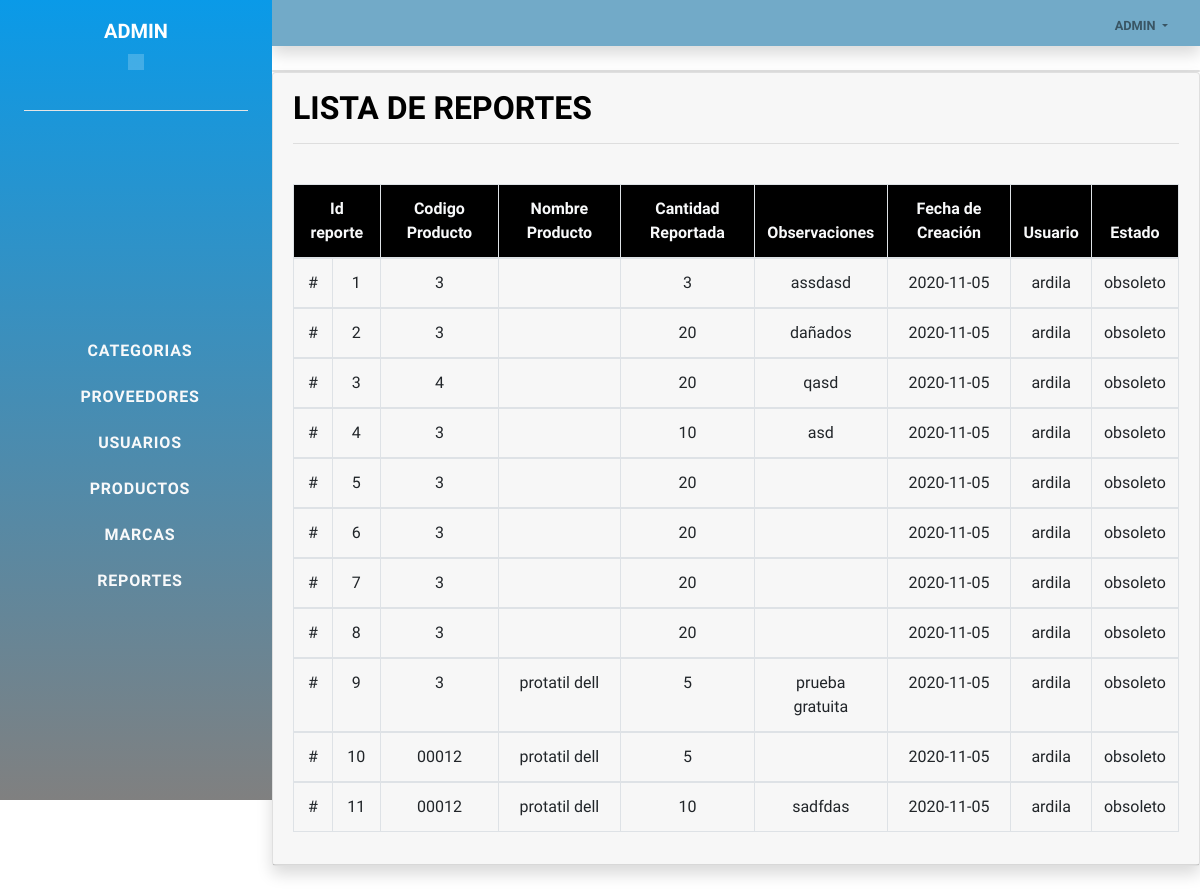
The page /codigo/pre_consultar_reportes.php (signed in) on the database as committed earlier.
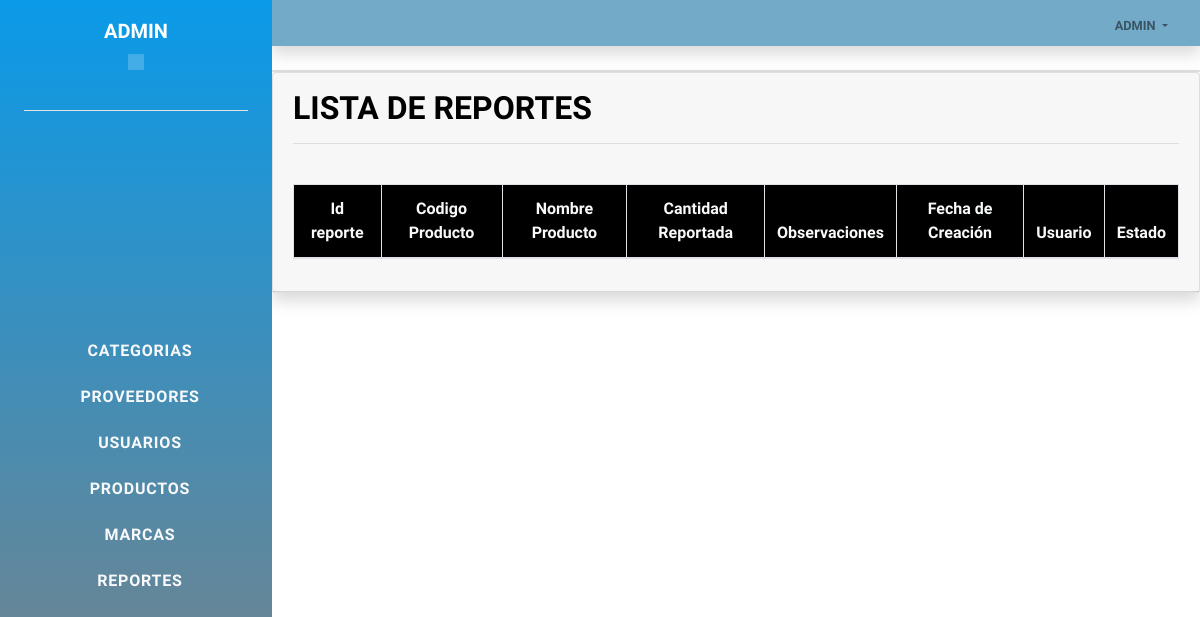
The same page on the database as committed later.
### tables this page shows
CREATE TABLE IF NOT EXISTS `ingresos_det` (
  `id_ing_det` int(5) NOT NULL AUTO_INCREMENT,
  `fecha_creacion` date NOT NULL,
  `usuario_modificacion` varchar(11) NOT NULL,
  `usuario_creacion` varchar(11) NOT NULL,
  `cantidad` varchar(5) NOT NULL,
  `fk_id_estado` varchar(4) NOT NULL,
  `fk_id_ing_enc` varchar(5) NOT NULL,
  `fk_id_producto` varchar(5) NOT NULL,
  PRIMARY KEY (`id_ing_det`)
);

CREATE TABLE IF NOT EXISTS `estados` (
  `id_estado` int(5) NOT NULL AUTO_INCREMENT,
  `nombre_estado` varchar(20) NOT NULL,
  PRIMARY KEY (`id_estado`)
);

### codigo/pre_consultar_reportes.php (the view, shortened to what this page needs)
<!DOCTYPE html>
<html lang="en">
<head>
    <link href="../vendor/bootstrap/css/bootstrap.min.css" rel="stylesheet">
<link href="../vendor/fontawesome-free/css/all.min.css" rel="stylesheet">
<link href="https://unpkg.com/ionicons@4.5.10-0/dist/css/ionicons.min.css" rel="stylesheet">
<link href="../css/resume.min.css" rel="stylesheet">
</head>
<body>
    <?php
      include("../menu_admin/columna.php");
    ?>
<?php
include("../menu_admin/banner.php");
?>
<div class="card">
</div>
    <div class="card shadow mb-4">
            <div class="card-header py-3">
                    <h3 class="m-0 font-weight-bold" style="color: black;">Lista de reportes</h3>
                    <hr>
                    <br>
    <table class="table table-responsive-xl table-bordered  table-ligth table-hover " >
<thead style="background-color: black;" class="text-light" >
    <tr align="center" >
        <th colspan="2">Id reporte</th>
        <th>Codigo Producto</th>
        <th>Nombre Producto</th>
        <th>Cantidad Reportada</th>
        <th>Observaciones</th>
        <th>Fecha de Creaci&oacute;n</th>
        <th>Usuario</th>
        <th>Estado</th>
    </tr>
</thead>
    <?php
    include("conexion.php");
    $consulta="SELECT * FROM ingresos_det a INNER JOIN estados b ON a.fk_id_estado=b.id_estado";
    if(!$resultado=$db->query($consulta)){
    die('hay un error con la consulta o los datos no existen vuelve a comprobar !!![' . $db->error . ']');
    }
    while($fila=$resultado->fetch_assoc()){
        $bid_ing_det=stripslashes($fila['id_ing_det']);
        $bfk_id_producto=stripslashes($fila['fk_id_producto']);
        $bnombre_producto=stripslashes($fila['nombre_producto']);
        $bcantidad=stripslashes($fila['cantidad']);
        $bobservaciones=stripslashes($fila['observacion']);
        $bfecha_creacion=stripslashes($fila['fecha_creacion']);
        $busuario_creacion=stripslashes($fila['usuario_creacion']);
        $bnombre_estado=stripslashes($fila['nombre_estado']);
        echo "<tbody align='center'>";
        echo "<tr>";
        echo "<td>#</td>";
        echo "<td class='id_prov'>$bid_ing_det</td>";
        echo "<td>$bfk_id_producto</td>";
        echo "<td>$bnombre_producto</td>";
        echo "<td>$bcantidad</td>";
        echo "<td>$bobservaciones</td>";
        echo "<td>$bfecha_creacion</td>";
        echo "<td>$busuario_creacion</td>";
        echo "<td>$bnombre_estado</td>";
        echo "</tr>";
        echo "</tbody>";
    }
    ?>
 </table>
</div>
</div>
</body>
</html>

Rows that differ between the two databases and show on the page:
removed ingresos_det: id_ing_det "1", fk_id_producto "3", cantidad "3", observacion "assdasd", fecha_creacion "2020-11-05", usuario_creacion "ardila", estados.nombre_estado "obsoleto"
removed ingresos_det: id_ing_det "2", fk_id_producto "3", cantidad "20", observacion "dañados", fecha_creacion "2020-11-05", usuario_creacion "ardila", estados.nombre_estado "obsoleto"
removed ingresos_det: id_ing_det "3", fk_id_producto "4", cantidad "20", observacion "qasd", fecha_creacion "2020-11-05", usuario_creacion "ardila", estados.nombre_estado "obsoleto"
removed ingresos_det: id_ing_det "4", fk_id_producto "3", cantidad "10", observacion "asd", fecha_creacion "2020-11-05", usuario_creacion "ardila", estados.nombre_estado "obsoleto"
removed ingresos_det: id_ing_det "5", fk_id_producto "3", cantidad "20", fecha_creacion "2020-11-05", usuario_creacion "ardila", estados.nombre_estado "obsoleto"
removed ingresos_det: id_ing_det "6", fk_id_producto "3", cantidad "20", fecha_creacion "2020-11-05", usuario_creacion "ardila", estados.nombre_estado "obsoleto"
removed ingresos_det: id_ing_det "7", fk_id_producto "3", cantidad "20", fecha_creacion "2020-11-05", usuario_creacion "ardila", estados.nombre_estado "obsoleto"
removed ingresos_det: id_ing_det "8", fk_id_producto "3", cantidad "20", fecha_creacion "2020-11-05", usuario_creacion "ardila", estados.nombre_estado "obsoleto"
removed ingresos_det: id_ing_det "9", fk_id_producto "3", nombre_producto "protatil dell", cantidad "5", observacion "prueba gratuita", fecha_creacion "2020-11-05", usuario_creacion "ardila", estados.nombre_estado "obsoleto"
removed ingresos_det: id_ing_det "10", fk_id_producto "00012", nombre_producto "protatil dell", cantidad "5", fecha_creacion "2020-11-05", usuario_creacion "ardila", estados.nombre_estado "obsoleto"
removed ingresos_det: id_ing_det "11", fk_id_producto "00012", nombre_producto "protatil dell", cantidad "10", observacion "sadfdas", fecha_creacion "2020-11-05", usuario_creacion "ardila", estados.nombre_estado "obsoleto"
